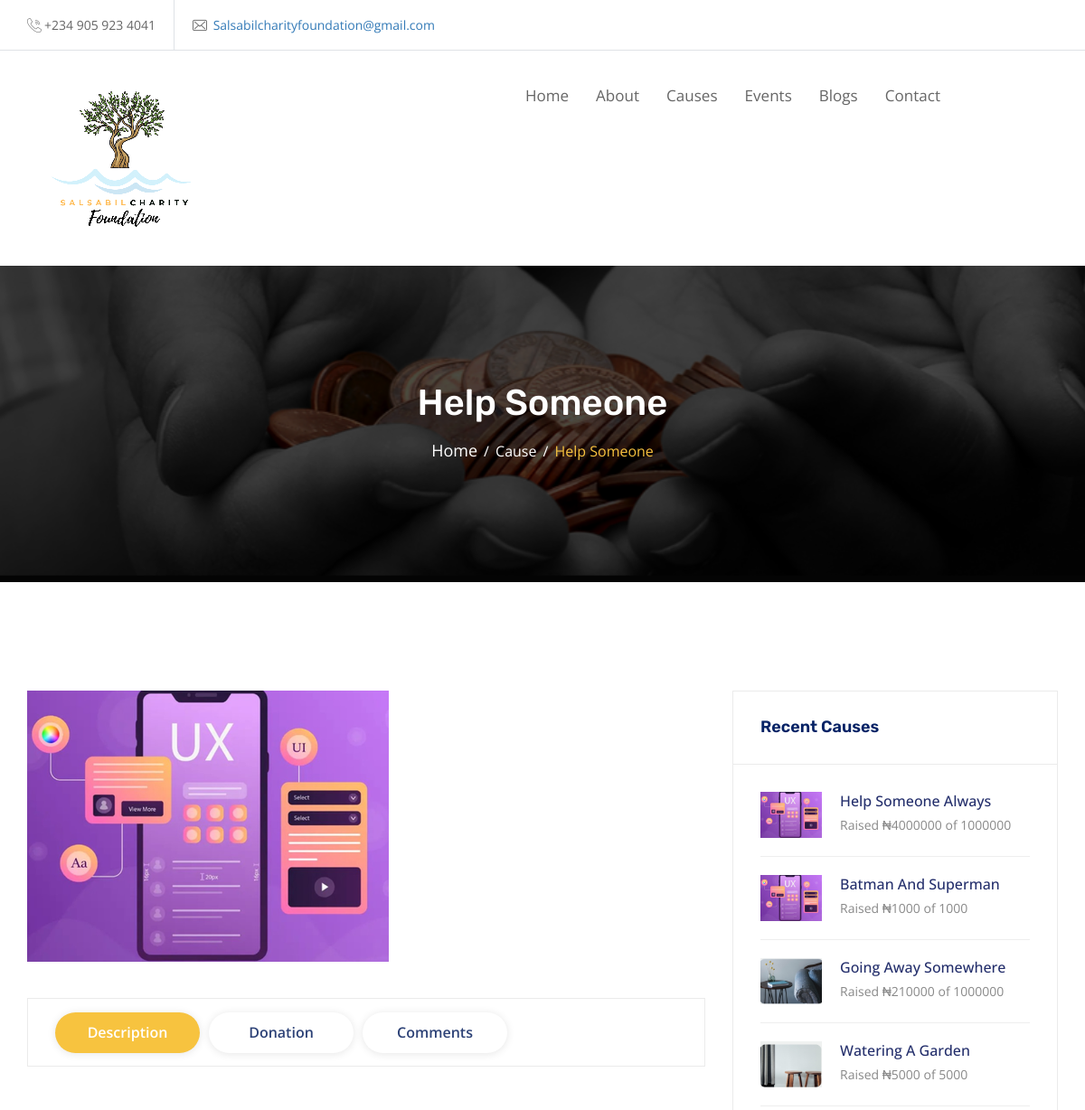
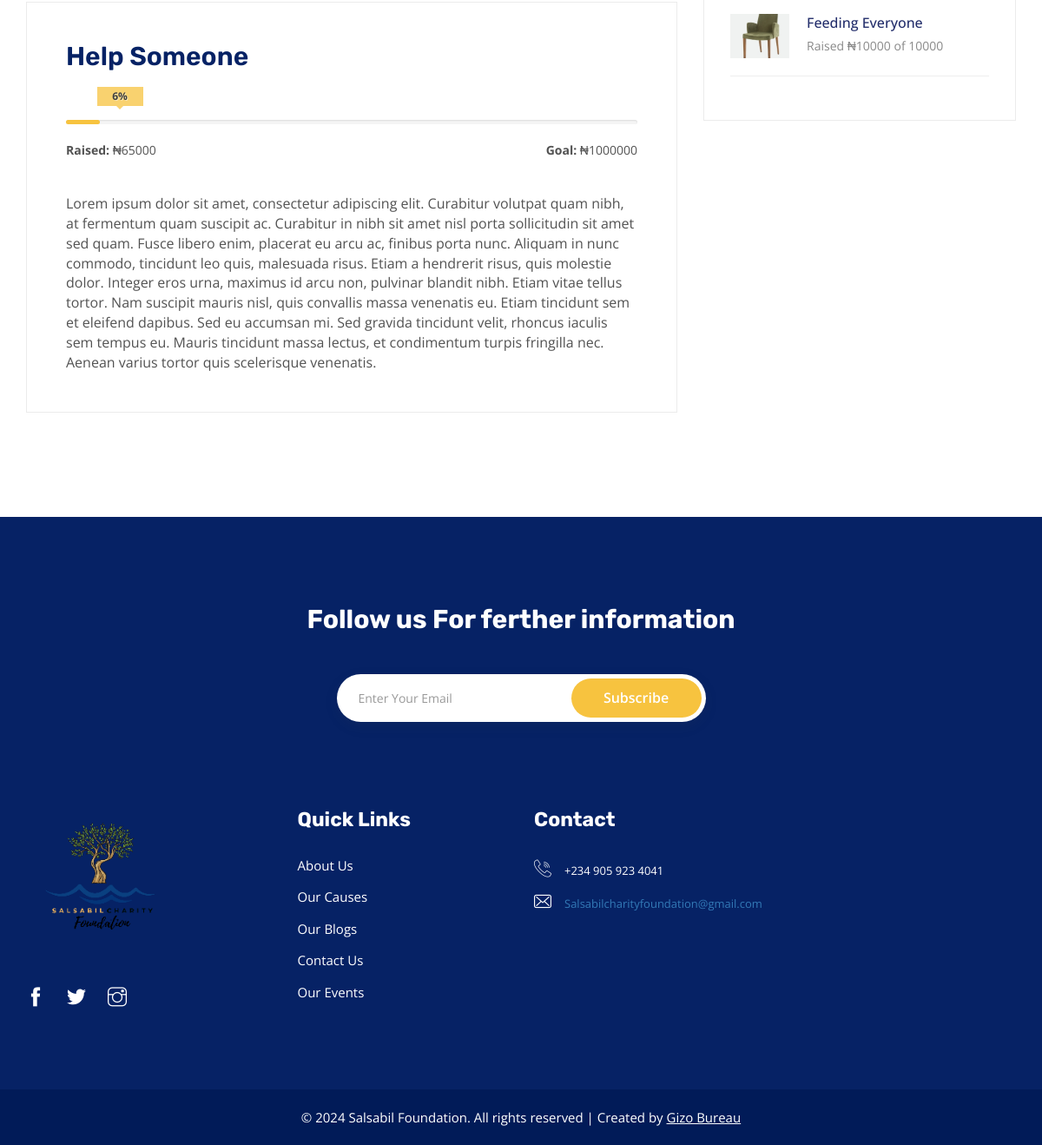
Screenshot of /cause/help-someone with the database file from the repository (2 pictures, top to bottom).
### charity/models.py (models this page shows, shortened)
class Cause(models.Model):
    slug = models.SlugField(max_length=150, blank=True, null=True)
    title = models.CharField(max_length=40)
    description = models.TextField()
    image = ResizedImageField(size=[400, 300], quality=100, crop=['middle', 'center'], upload_to='causes')
    goal = models.PositiveIntegerField()
    raised = models.PositiveIntegerField(default=0)
    def status(self):
        status = (self.raised/self.goal) * 100
        status = int(status)
        return status

### charity/views.py (the view, shortened to what this page needs)
# urls.py: path('cause/<slug>', views.cause_detail, name="cause"),
def cause_detail(request, slug):
    cause = Cause.objects.get(slug=slug)
    causes = Cause.objects.all().order_by('-id')[:5]
    comments = cause.comments.filter(parent__isnull=True).order_by('-created_at')
    comment_form = CauseCommentForm()
    context = {
        'cause': cause,
        'causes': causes,
        'comments': comments,
        'comment_form': comment_form
    }
    return render(request, 'causes-single.html', context)

### charity/form.py
class CauseCommentForm(forms.ModelForm):
    parent = forms.ModelChoiceField(queryset=Comment_Cause.objects.all(), widget=forms.HiddenInput(), required=False)
    class Meta:
        model = Comment_Cause
        fields = ['name', 'email', 'comment', 'parent']
        widgets = {'parent': forms.HiddenInput()}
    def __init__(self, *args, **kwargs):
        super(CauseCommentForm, self).__init__(*args, **kwargs)
        self.fields['name'].widget.attrs['class']= 'form-control'
        self.fields['email'].widget.attrs['class']= 'form-control'
        self.fields['comment'].widget.attrs['class']= 'form-control'

### templates/causes-single.html (shortened to what this page needs)
{% extends "base.html" %}
{% block content %}
{% include "header.html" %}
        <div class="wpo-breadcumb-area">
            <div class="container">
                <div class="row">
                    <div class="col-12">
                        <div class="wpo-breadcumb-wrap">
                            <h2>{{cause.title|title}}</h2>
                            <ul>
                                <li><a href="{% url 'home' %}">Home</a></li>
                                <li><span>Cause</span></li>
                                <li><span>{{cause.title|title}}</span></li>
                            </ul>
                        </div>
                    </div>
                </div>
            </div>
        </div>
        <div class="wpo-case-details-area section-padding">
            <div class="container">
                <div class="row">
                    <div class="col col-md-8">
                        <div class="wpo-case-details-wrap">
                            <div class="wpo-case-details-img">
                                <img src="{{cause.image.url}}" alt="">
                            </div>
                            <div class="wpo-case-details-tab">
                                <ul class="nav nav-tabs">
                                    <li class="active"><a data-toggle="tab" href="#Description">Description</a></li>
                                    {% if not cause.raised == cause.goal  %}
                                    <li><a data-toggle="tab" href="#Donations">Donation</a></li>
                                    {% endif %}
                                    <li><a data-toggle="tab" href="#Comments">Comments</a></li>
                                </ul>
                            </div>
                            <div class="wpo-case-details-text">
                                <div class="tab-content">
                                    <div id="Description" class="tab-pane active">
                                        <div class="row">
                                            <div class="col-12">
                                                <div class="wpo-case-content">
                                                    <div class="wpo-case-text-top">
                                                        <h2>{{cause.title|title}}</h2>
                                                        <div class="progress-section">
                                                            <div class="process">
                                                                <div class="progress">
                                                                    <div class="progress-bar" style="width: {{ cause.status }}%;">
                                                                        <div class="progress-value"><span>{{cause.status}}</span>%</div>
                                                                    </div>
                                                                </div>
                                                            </div>
                                                        </div>
                                                        <ul>
                                                            <li><span>Raised:</span> ₦{{cause.raised}}</li>
                                                            <li><span>Goal:</span> ₦{{cause.goal}}</li>
                                                        </ul>
                                                        <div class="case-b-text">
                                                            {{cause.description|capfirst}}
                                                        </div>
                                                    </div>
                                                </div>
                                            </div>
                                        </div>
                                    </div>
                                </div>
                            </div>
                        </div>
                    </div>
                    <div class="col col-md-4">
                        <div class="wpo-blog-sidebar">
                            <div class="widget recent-post-widget">
                                <h3>Recent causes</h3>
                                {% for cause in causes %}
                                <div class="posts">
                                    <div class="post">
                                        <div class="img-holder">
                                            <img src="{{cause.image.url}}" alt>
                                        </div>
                                        <div class="details">
                                            <h4><a href="{% url 'cause' cause.slug %}">{{cause.title|title}}</a></h4>
                                            <span class="date">Raised ₦{{cause.raised}} of {{cause.goal}} </span>
                                        </div>
                                    </div>
                                </div>
                                <hr>
                                {% endfor %}
                            </div>
                        </div>
                    </div>
                </div>
            </div>
        </div>
{% endblock content %}

### rows the page displays
Cause: title "Help Someone", image (picture), status "6", raised "65000", goal "1000000", description "Lorem ipsum dolor sit amet, consectetur adipiscing elit. Curabitur volutpat quam nibh, at fermentum quam suscipit ac. Curabitur in nibh sit amet nisl porta sollicitudin sit amet sed quam. Fusce libero enim, placerat eu arcu ac, finibus porta nunc. Aliquam in nunc commodo, tincidunt leo quis, malesuada risus. Etiam a hendrerit risus, quis molestie dolor. Integer eros urna, maximus id arcu non, pulvinar blandit nibh. Etiam vitae tellus tortor. Nam suscipit mauris nisl, quis convallis massa venenatis eu. Etiam tincidunt sem et eleifend dapibus. Sed eu accumsan mi. Sed gravida tincidunt velit, rhoncus iaculis sem tempus eu. Mauris tincidunt massa lectus, et condimentum turpis fringilla nec.…"
Cause: image (picture), title "Help Someone Always", raised "4000000", goal "1000000"
Cause: image (picture), title "Batman And Superman", raised "1000", goal "1000"
Cause: image (picture), title "Going Away Somewhere", raised "210000", goal "1000000"
Cause: image (picture), title "Watering A Garden", raised "5000", goal "5000"
Cause: image (picture), title "Feeding Everyone", raised "10000", goal "10000"
